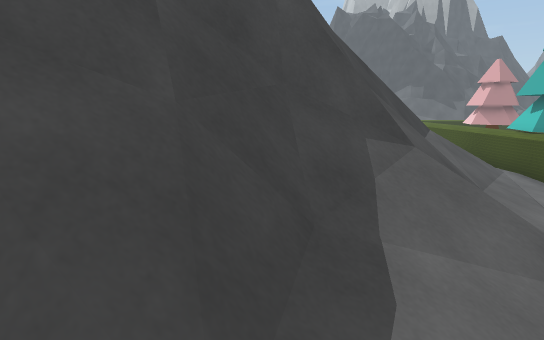
[1] (above)

21 first-person views from a walk through a scene from a Unity 3-D project. The camera is 1.3 m above the floor, tilts 10° down and sees 75° across. The floor is counted in squares, 1 m on a side. Each view is taken from the middle of a square. On the plan, view 1 faces up. The plan holds only what a view shows up to about 15 squares ahead; the rest is blank. The place goes on beyond the plan. The player character is not drawn. Some animated figures are left out. Some surface patterns are stand-ins.

[2]
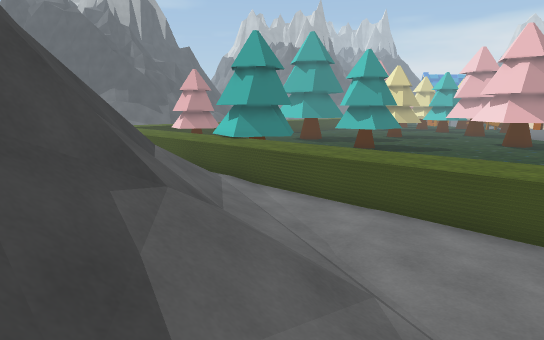

[3]
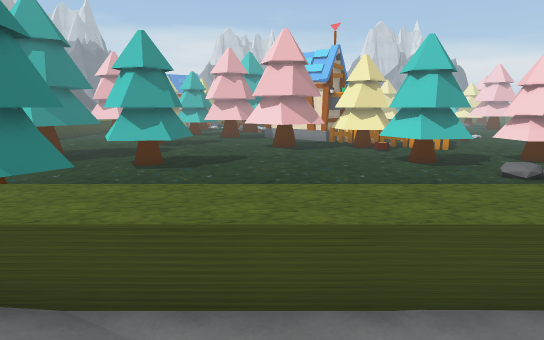

[4]
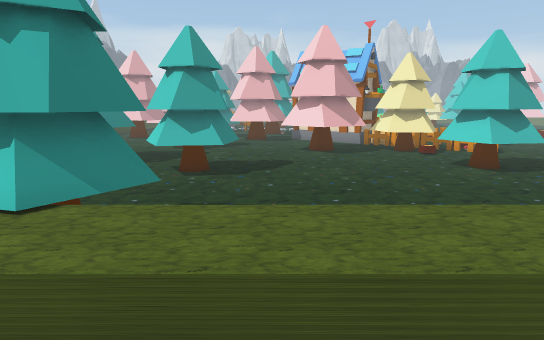

[5]
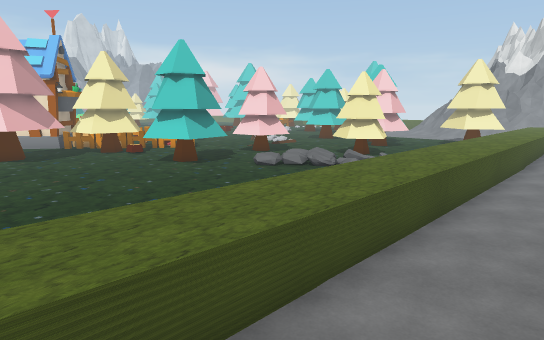

[6]
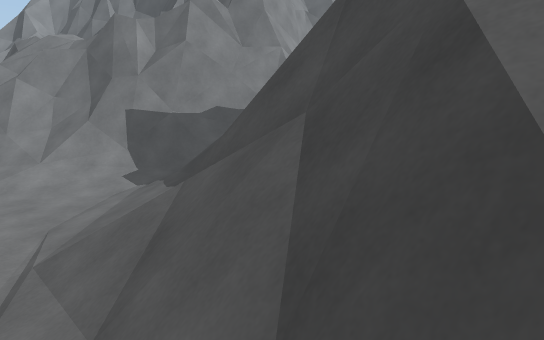

[7]
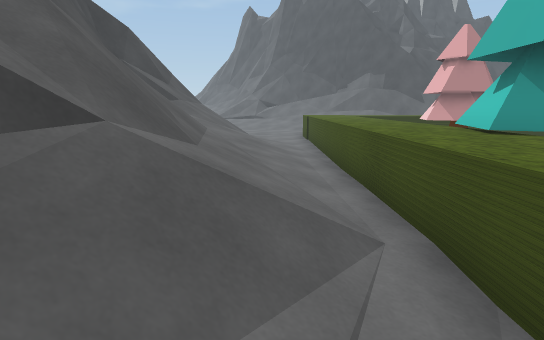

[8]
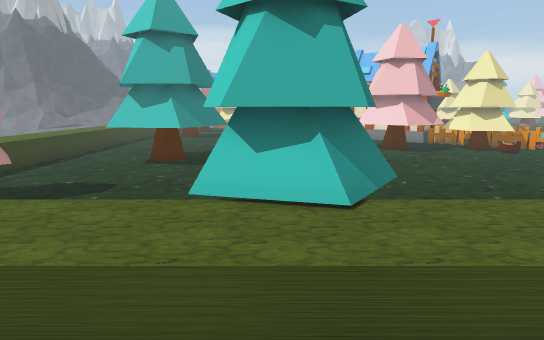

[9]
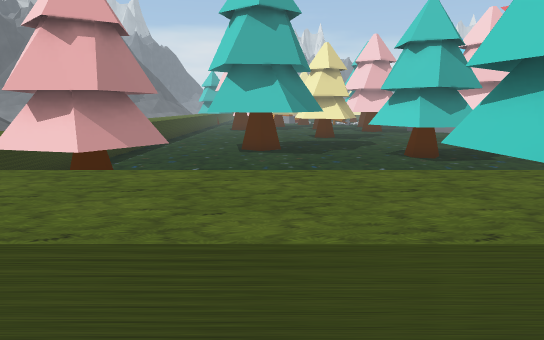

[10]
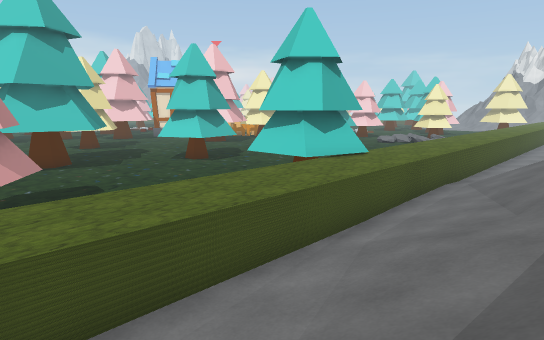

[11]
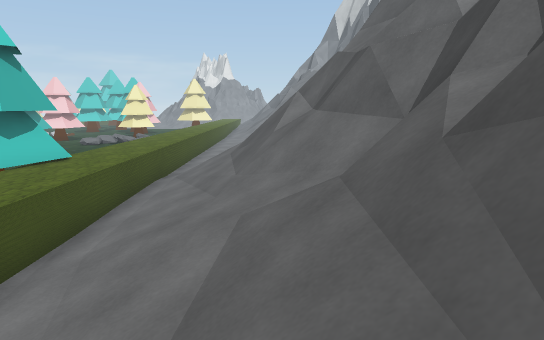

[12]
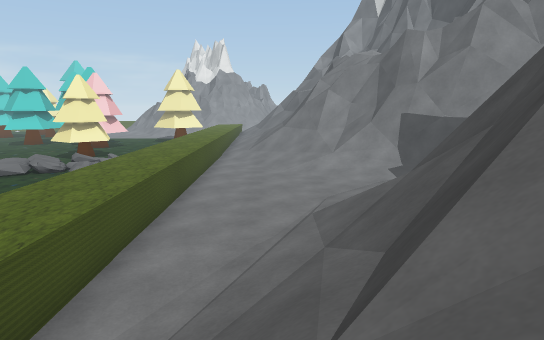

[13]
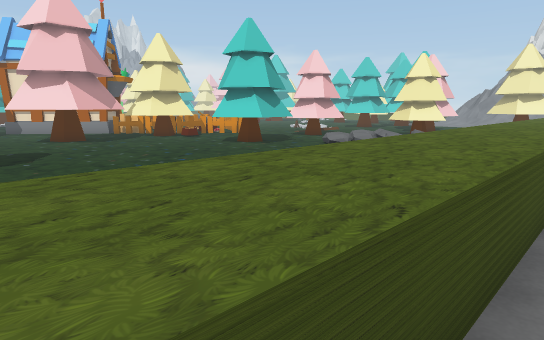

[14]
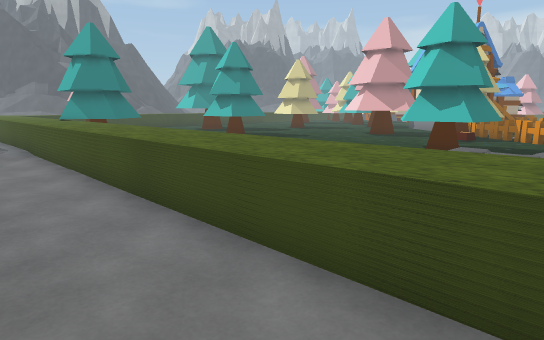

[15]
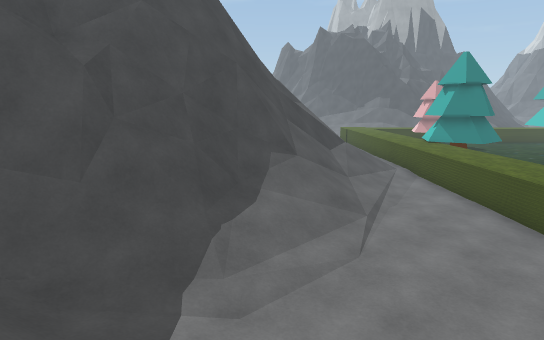

[16]
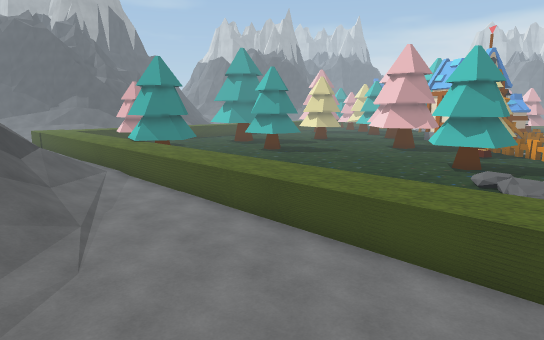

[17]
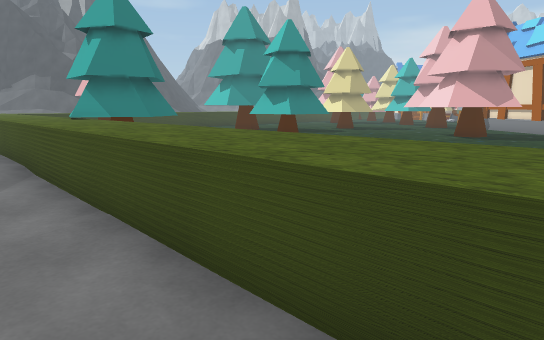

[18]
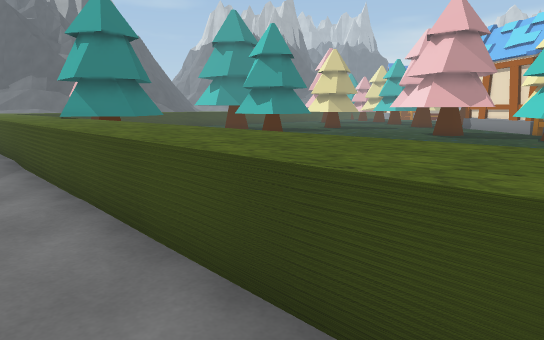

[19]
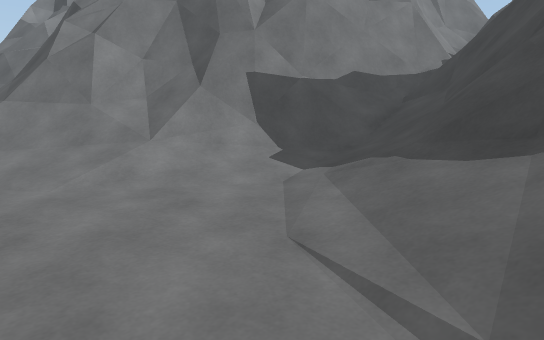

[20]
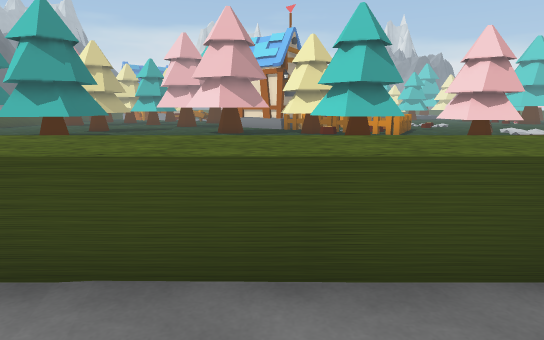

[21]
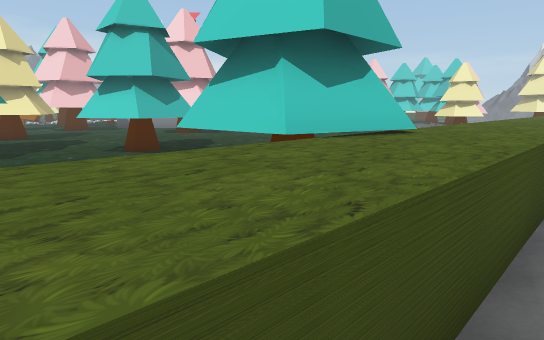

### Floor plan
Key: @ floor where view 1 was taken; # wall or solid block; . main floor; : floor 0.25 m higher than the main floor; + floor 1 m higher than the main floor; * floor 1.75 m higher than the main floor; / step, stairs or slope; = window, fence, low wall or low ledge; ^ raised ledge; T tree; F fence.
Columns run from 6 left of view 1 to 25 right of it. Each row starts with its distance up from view 1.
 20        #=///.++  TT  .....
 19        #=///.++. TTT .....
 18       ##=///.++.  T....TTTT
 17       #=////.++.  .....T.
 16       #==///.++.  .....T.
 15       #=////.++.  ..... TT
 14       ##////.++.  .......T ...T
 13       #^=///.++TTT.....T.....TTT
 12       ##=///.++TTT....TTT.....TT
 11        ^=///.+TTTT...TTTT ...
 10        ^=///:++TT ....T  ...
  9       ##/////++.  ..... ...
  8       ##////.++.  ............
  7        #==//.++.  ..........TTT
  6       ##////.++.  .........TTTT
  5      ###///..++.  .........TTT
  4    ^^^==///..++.  ..........TT
  3   ^#^^=///...++.  ...........T
  2   ##==////...++.  ..........TTT
  1   #^=////....++.  ....TTT...TT
  0   #=//@/.....++.  ....TTT .
 -1 =*=////......++.  ....TTTT..
 -2 ##=/////.....++.  ..//.TT....F
 -3 ^##===////...++.  ///  .....F
 -4    ^##==///..++/       TTT
 -5    ^^^=////..++        TTT

Positions as (right, up) in squares from view 1, and headings:
1: (0, 0), facing up
2: (0, 1), facing up-right
3: (3, 6), facing right
4: (4, 8), facing right
5: (4, 8), facing down-right
6: (4, 8), facing down-left
7: (5, 6), facing up
8: (4, 12), facing right
9: (5, 16), facing right
10: (3, 20), facing down-right
11: (3, 20), facing down
12: (4, 10), facing down
13: (6, 10), facing down-right
14: (4, -5), facing up-right
15: (1, -5), facing up
16: (1, -5), facing up-right
17: (5, 0), facing up-right
18: (5, -1), facing up-right
19: (5, 3), facing down-left
20: (4, 3), facing right
21: (6, 16), facing down-right
